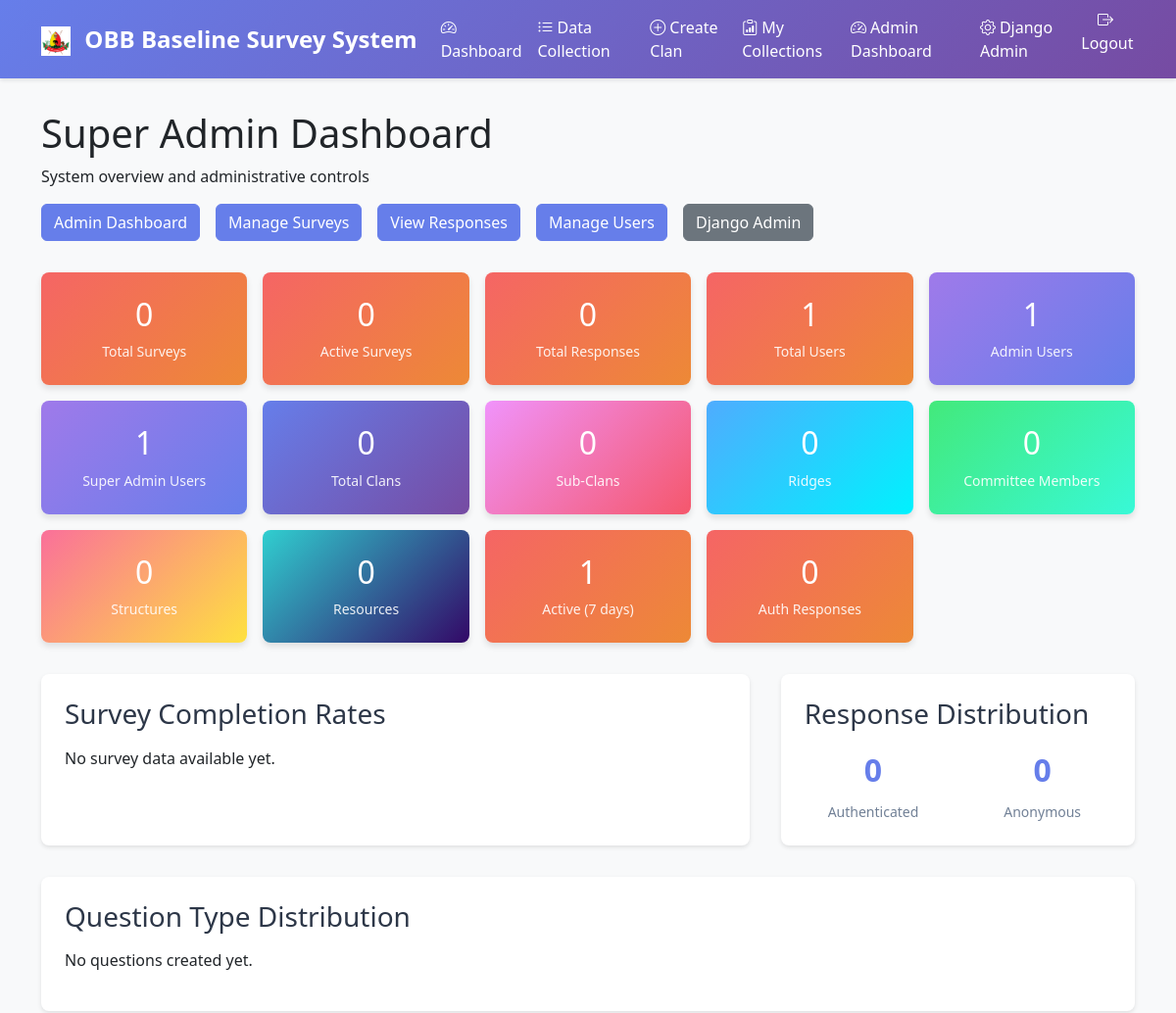
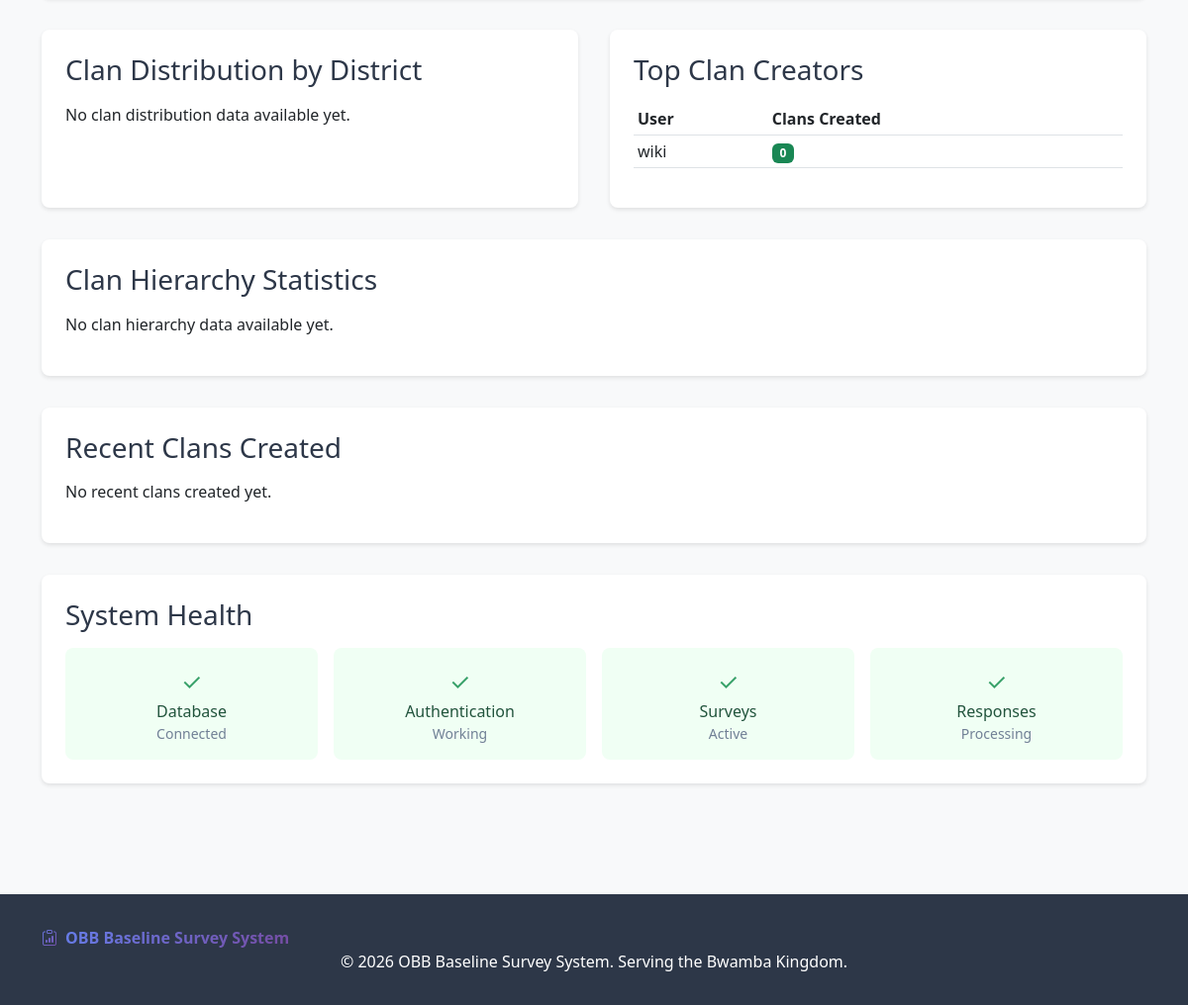
/admin-dashboard/super-admin/ (signed in), run on an earlier commit of the app's database (2 pictures, top to bottom).
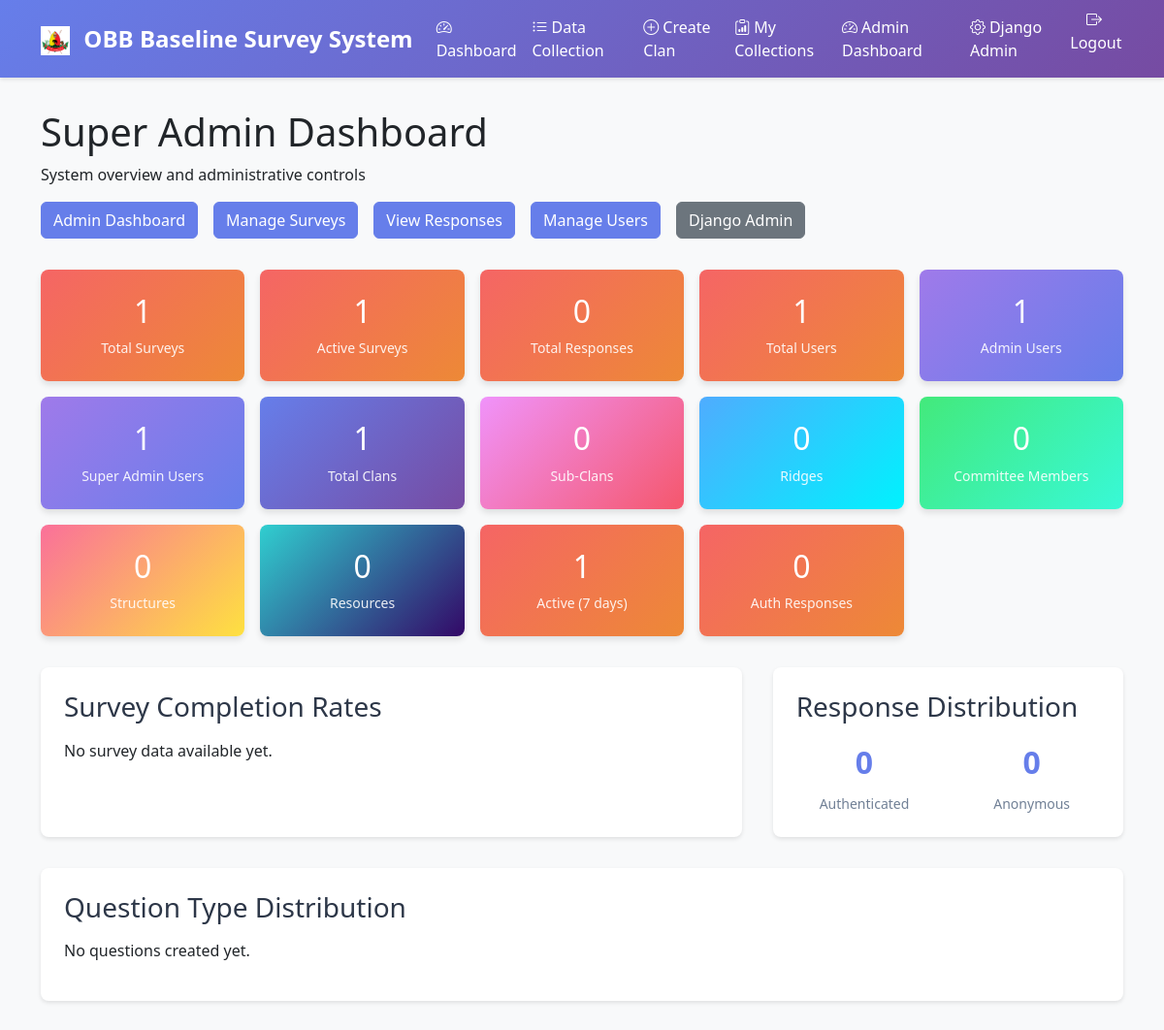
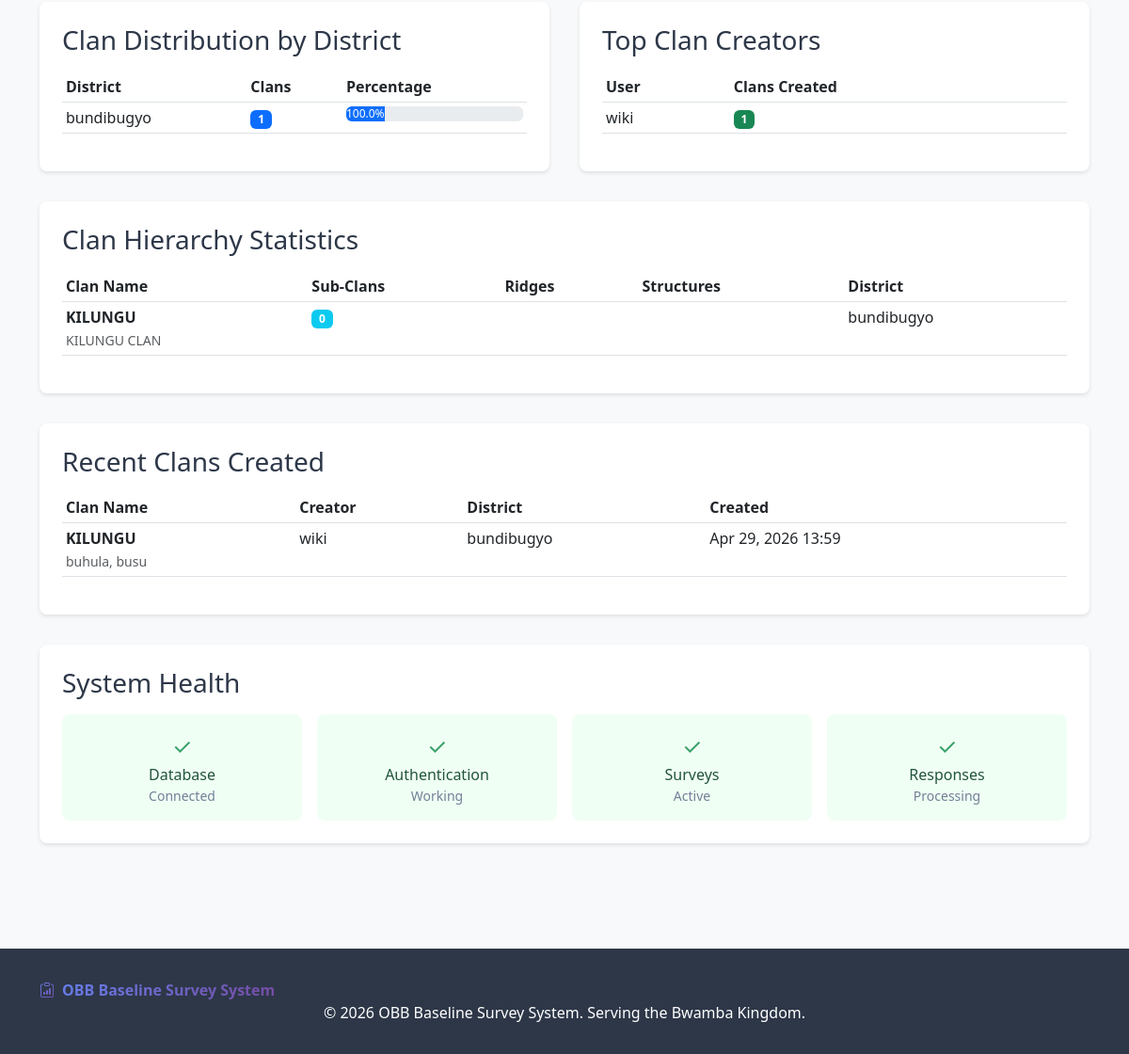
And on a later commit of the database (2 pictures, top to bottom).
### surveys/models.py (models this page shows, shortened)
class Clan(models.Model):
    name = models.CharField(max_length=200, unique=True, help_text="Name of the clan")
    description = models.TextField(blank=True, help_text="Description of the clan")
    village = models.CharField(max_length=200, help_text="Village where clan is located")
    parish = models.CharField(max_length=200, help_text="Parish where clan is located")
    sub_county = models.CharField(max_length=200, help_text="Sub-county where clan is located")
    district = models.CharField(max_length=200, help_text="District where clan is located")
    clan_head_name = models.CharField(max_length=200, help_text="Name of clan head")
    clan_head_contact = models.CharField(max_length=20, blank=True, help_text="Contact number of clan head")
    clan_head_email = models.EmailField(blank=True, help_text="Email of clan head")
    created_by = models.ForeignKey(User, on_delete=models.CASCADE, related_name='clans_created')
    created_at = models.DateTimeField(auto_now_add=True)
    updated_at = models.DateTimeField(auto_now=True)
    is_active = models.BooleanField(default=True)
    survey = models.OneToOneField(Survey, on_delete=models.CASCADE, null=True, blank=True, related_name='clan')
    class Meta:
        ordering = ['name']
        verbose_name = "Clan"
        verbose_name_plural = "Clans"

### surveys/views.py (the view, shortened to what this page needs)
# urls.py: path('super-admin/', views.super_admin_dashboard, name='super_admin_dashboard'),
@login_required
@user_passes_test(is_super_admin)
def super_admin_dashboard(request):
    try:
        from .models import Clan, SubClan, Ridge, Population, ExecutiveCommittee, Structure, Resource
        clan_models_available = True
    except ImportError:
        clan_models_available = False
    total_surveys = Survey.objects.count()
    active_surveys = Survey.objects.filter(is_active=True).count()
    total_responses = SurveyResponse.objects.count()
    total_users = User.objects.count()
    admin_users = User.objects.filter(is_staff=True).count()
    super_admin_users = User.objects.filter(is_superuser=True).count()
    active_users_7days = User.objects.filter(
        last_login__gte=timezone.now() - timedelta(days=7)
    ).count()
    if clan_models_available:
        total_clans = Clan.objects.count()
        active_clans = Clan.objects.filter(is_active=True).count()
        try:
            total_sub_clans = SubClan.objects.count()
        except:
            total_sub_clans = 0
        try:
            total_ridges = Ridge.objects.count()
        except:
            total_ridges = 0
        try:
            total_committee_members = ExecutiveCommittee.objects.count()
        except:
            total_committee_members = 0
        try:
            total_structures = Structure.objects.count()
        except:
            total_structures = 0
        try:
            total_resources = Resource.objects.count()
        except:
            total_resources = 0
        clan_distribution = Clan.objects.values('district').annotate(
            count=Count('id')
        ).order_by('-count')[:5]
        recent_clans = Clan.objects.order_by('-created_at')[:5]
        top_creators = User.objects.annotate(
            clan_count=Count('clans_created')
        ).order_by('-clan_count')[:5]
        try:
            clan_hierarchy_stats = Clan.objects.annotate(
                sub_clans_total=Count('sub_clans'),
                ridges_total=Count('ridges'),
                structures_total=Count('structures')
            ).order_by('-sub_clans_total')[:5]
        except FieldError:
            clan_hierarchy_stats = Clan.objects.annotate(
                sub_clans_total=Count('sub_clans')
            ).order_by('-sub_clans_total')[:5]
    survey_completion = []
    for survey in Survey.objects.annotate(response_count=Count('responses')):
        if survey.questions.exists():
            completion_rate = (survey.response_count / survey.questions.count()) * 100
            survey_completion.append({
                'title': survey.title,
                'completion_rate': min(completion_rate, 100)
            })
    authenticated_responses = SurveyResponse.objects.filter(user__isnull=False).count()
    anonymous_responses = SurveyResponse.objects.filter(user__isnull=True).count()
    question_types = Question.objects.values('question_type').annotate(
        count=Count('id')
    ).order_by('-count')
    context = {
        'total_surveys': total_surveys,
        'active_surveys': active_surveys,
        'total_responses': total_responses,
        'total_users': total_users,
        'admin_users': admin_users,
        'super_admin_users': super_admin_users,
        'active_users_7days': active_users_7days,
        'survey_completion': survey_completion[:5],
        'authenticated_responses': authenticated_responses,
        'anonymous_responses': anonymous_responses,
        'question_types': question_types,
        'clan_models_available': clan_models_available,
        'total_clans': total_clans,
        'active_clans': active_clans,
        'total_sub_clans': total_sub_clans,
        'total_ridges': total_ridges,
        'total_committee_members': total_committee_members,
        'total_structures': total_structures,
        'total_resources': total_resources,
        'clan_distribution': clan_distribution,
        'recent_clans': recent_clans,
        'top_creators': top_creators,
        'clan_hierarchy_stats': clan_hierarchy_stats,
    }
    return render(request, 'surveys/admin/super_admin_dashboard.html', context)

### surveys/views.py (called while the page is built)
def is_super_admin(user):
    return user.is_superuser

### surveys/templates/surveys/admin/super_admin_dashboard.html (shortened to what the changed rows need)
{% extends "surveys/base.html" %}
{% block content %}
<div class="dashboard-header">
    <h1>Super Admin Dashboard</h1>
</div>
<div class="dashboard-grid">
    <div class="stat-card">
        <h3>{{ total_surveys }}</h3>
        <p>Total Surveys</p>
    </div>
    <div class="stat-card">
        <h3>{{ active_surveys }}</h3>
        <p>Active Surveys</p>
    </div>
    {% if clan_models_available %}
    <div class="stat-card" style="background: linear-gradient(135deg, #667eea 0%, #764ba2 100%);">
        <h3>{{ total_clans }}</h3>
        <p>Total Clans</p>
    </div>
    <div class="stat-card" style="background: linear-gradient(135deg, #f093fb 0%, #f5576c 100%);">
        <h3>{{ total_sub_clans }}</h3>
        <p>Sub-Clans</p>
    </div>
    <div class="stat-card" style="background: linear-gradient(135deg, #4facfe 0%, #00f2fe 100%);">
        <h3>{{ total_ridges }}</h3>
        <p>Ridges</p>
    </div>
    <div class="stat-card" style="background: linear-gradient(135deg, #43e97b 0%, #38f9d7 100%);">
        <h3>{{ total_committee_members }}</h3>
        <p>Committee Members</p>
    </div>
    <div class="stat-card" style="background: linear-gradient(135deg, #fa709a 0%, #fee140 100%);">
        <h3>{{ total_structures }}</h3>
        <p>Structures</p>
    </div>
    <div class="stat-card" style="background: linear-gradient(135deg, #30cfd0 0%, #330867 100%);">
        <h3>{{ total_resources }}</h3>
        <p>Resources</p>
    </div>
    {% endif %}
</div>
{% if clan_models_available %}
<div style="display: grid; grid-template-columns: 1fr 1fr; gap: 2rem;">
    <div class="chart-container">
        <h3>Clan Distribution by District</h3>
        {% if clan_distribution %}
            <div class="table-responsive">
                <table class="table table-sm">
                    <thead>
                        <tr>
                            <th>District</th>
                            <th>Clans</th>
                            <th>Percentage</th>
                        </tr>
                    </thead>
                    <tbody>
                        {% for district in clan_distribution %}
                        <tr>
                            <td>{{ district.district|default:"Unknown" }}</td>
                            <td>
                                <span class="badge bg-primary">{{ district.count }}</span>
                            </td>
                            <td>
                            {% if total_clans > 0 %}
                                {% widthratio district.count total_clans 100 as percentage %}
                                <div class="progress">
                                    <div class="progress-bar" role="progressbar" aria-valuenow="{{ percentage }}" aria-valuemin="0" aria-valuemax="100">{{ percentage|floatformat:1 }}%</div>
                                </div>
                            {% else %}
                                <small>0%</small>
                            {% endif %}
                        </td>
                        </tr>
                        {% endfor %}
                    </tbody>
                </table>
            </div>
        {% else %}
            <p>No clan distribution data available yet.</p>
        {% endif %}
    </div>
    <div class="chart-container">
        {% if top_creators %}
            <div class="table-responsive">
                <table class="table table-sm">
                    <thead>
                        <tr>
                            <th>User</th>
                            <th>Clans Created</th>
                        </tr>
                    </thead>
                    <tbody>
                        {% for creator in top_creators %}
                        <tr>
                            <td>{{ creator.username }}</td>
                            <td>
                                <span class="badge bg-success">{{ creator.clan_count }}</span>
                            </td>
                        </tr>
                        {% endfor %}
                    </tbody>
                </table>
            </div>
        {% else %}
            <p>No clan creators data available yet.</p>
        {% endif %}
    </div>
</div>
<div class="chart-container">
    <h3>Clan Hierarchy Statistics</h3>
    {% if clan_hierarchy_stats %}
        <div class="table-responsive">
            <table class="table table-sm">
                <thead>
                    <tr>
                        <th>Clan Name</th>
                        <th>Sub-Clans</th>
                        <th>Ridges</th>
                        <th>Structures</th>
                        <th>District</th>
                    </tr>
                </thead>
                <tbody>
                    {% for clan in clan_hierarchy_stats %}
                    <tr>
                        <td>
                            <strong>{{ clan.name }}</strong>
                            {% if clan.description %}
                            <br><small class="text-muted">{{ clan.description|truncatechars:30 }}</small>
                            {% endif %}
                        </td>
                        <td>
                            <span class="badge bg-info">{{ clan.sub_clans_total }}</span>
                        </td>
                        <td>
                        </td>
                        <td>
                        </td>
                        <td>{{ clan.district|default:"Unknown" }}</td>
                    </tr>
                    {% endfor %}
                </tbody>
            </table>
        </div>
    {% else %}
        <p>No clan hierarchy data available yet.</p>
    {% endif %}
</div>
<div class="chart-container">
    <h3>Recent Clans Created</h3>
    {% if recent_clans %}
        <div class="table-responsive">
            <table class="table table-sm">
                <thead>
                    <tr>
                        <th>Clan Name</th>
                        <th>Creator</th>
                        <th>District</th>
                        <th>Created</th>
                    </tr>
                </thead>
                <tbody>
                    {% for clan in recent_clans %}
                    <tr>
                        <td>
                            <strong>{{ clan.name }}</strong>
                            {% if clan.village %}
                            <br><small class="text-muted">{{ clan.village }}, {{ clan.parish }}</small>
                            {% endif %}
                        </td>
                        <td>{{ clan.created_by.username }}</td>
                        <td>{{ clan.district|default:"Unknown" }}</td>
                        <td>{{ clan.created_at|date:"M d, Y H:i" }}</td>
                    </tr>
                    {% endfor %}
                </tbody>
            </table>
        </div>
    {% else %}
        <p>No recent clans created yet.</p>
    {% endif %}
</div>
{% endif %}
{% endblock %}

What changed in the data, as far as the page shows it:
added Clan: name "KILUNGU", description "KILUNGU CLAN", sub_clans_total "0", district "bundibugyo", village "buhula", parish "busu", created_by.username "wiki", created_at "Apr 29, 2026 13:59"
Also different on the page:
{{ total_surveys }}: "0" → "1"
{{ active_surveys }}: "0" → "1"
{{ total_clans }}: "0" → "1"
{{ creator.clan_count }}: "0" → "1"
text no longer shown: "No clan distribution data available yet. No clan hierarchy data available yet. No recent clans created yet."
text now shown: "District Clans Percentage Clan Name Sub-Clans Ridges Structures District Clan Name Creator District Created"
new list line: "bundibugyo 1 100.0 %"
